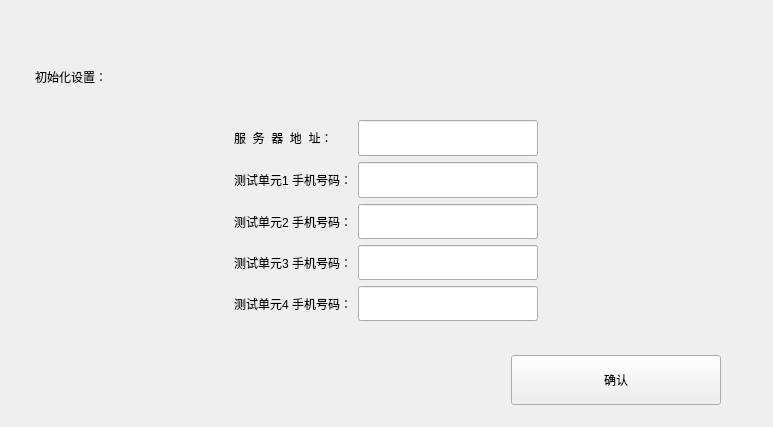
<?xml version="1.0" encoding="UTF-8"?>
<ui version="4.0">
 <class>Init_Dialog</class>
 <widget class="QWidget" name="Init_Dialog">
  <property name="geometry">
   <rect>
    <x>0</x>
    <y>0</y>
    <width>773</width>
    <height>427</height>
   </rect>
  </property>
  <property name="windowTitle">
   <string>中国移动PING测初始化平台</string>
  </property>
  <property name="windowIcon">
   <iconset resource="src.qrc">
    <normaloff>:/images/logo.ico</normaloff>:/images/logo.ico</iconset>
  </property>
  <widget class="QWidget" name="layoutWidget">
   <property name="geometry">
    <rect>
     <x>0</x>
     <y>0</y>
     <width>771</width>
     <height>425</height>
    </rect>
   </property>
   <layout class="QVBoxLayout" name="mainvLayout">
    <property name="spacing">
     <number>6</number>
    </property>
    <item>
     <layout class="QHBoxLayout" name="horizontalLayout_3">
      <property name="leftMargin">
       <number>15</number>
      </property>
      <property name="topMargin">
       <number>10</number>
      </property>
      <item>
       <widget class="QLabel" name="label_9">
        <property name="minimumSize">
         <size>
          <width>121</width>
          <height>41</height>
         </size>
        </property>
        <property name="maximumSize">
         <size>
          <width>16777215</width>
          <height>43</height>
         </size>
        </property>
        <property name="styleSheet">
         <string notr="true">background-image: url(:/images/logo.png);</string>
        </property>
        <property name="text">
         <string/>
        </property>
       </widget>
      </item>
      <item>
       <spacer name="horizontalSpacer_4">
        <property name="orientation">
         <enum>Qt::Horizontal</enum>
        </property>
        <property name="sizeHint" stdset="0">
         <size>
          <width>40</width>
          <height>20</height>
         </size>
        </property>
       </spacer>
      </item>
     </layout>
    </item>
    <item>
     <layout class="QHBoxLayout" name="horizontalLayout_4">
      <property name="leftMargin">
       <number>35</number>
      </property>
      <property name="topMargin">
       <number>10</number>
      </property>
      <item>
       <widget class="QLabel" name="label_8">
        <property name="styleSheet">
         <string notr="true">font: 75 12pt &quot;微软雅黑&quot;;</string>
        </property>
        <property name="text">
         <string>初始化设置：</string>
        </property>
       </widget>
      </item>
      <item>
       <spacer name="horizontalSpacer_5">
        <property name="orientation">
         <enum>Qt::Horizontal</enum>
        </property>
        <property name="sizeHint" stdset="0">
         <size>
          <width>40</width>
          <height>20</height>
         </size>
        </property>
       </spacer>
      </item>
     </layout>
    </item>
    <item>
     <layout class="QVBoxLayout" name="verticalLayout">
      <item>
       <layout class="QHBoxLayout" name="horizontalLayout_2">
        <item>
         <spacer name="horizontalSpacer_2">
          <property name="orientation">
           <enum>Qt::Horizontal</enum>
          </property>
          <property name="sizeHint" stdset="0">
           <size>
            <width>40</width>
            <height>20</height>
           </size>
          </property>
         </spacer>
        </item>
        <item>
         <layout class="QFormLayout" name="formLayout">
          <property name="fieldGrowthPolicy">
           <enum>QFormLayout::AllNonFixedFieldsGrow</enum>
          </property>
          <item row="1" column="0" colspan="2">
           <spacer name="verticalSpacer_2">
            <property name="orientation">
             <enum>Qt::Vertical</enum>
            </property>
            <property name="sizeHint" stdset="0">
             <size>
              <width>20</width>
              <height>40</height>
             </size>
            </property>
           </spacer>
          </item>
          <item row="2" column="0">
           <widget class="QLabel" name="label_6">
            <property name="minimumSize">
             <size>
              <width>0</width>
              <height>35</height>
             </size>
            </property>
            <property name="styleSheet">
             <string notr="true">font: 75 10pt &quot;微软雅黑&quot;;</string>
            </property>
            <property name="text">
             <string>服  务  器  地  址：</string>
            </property>
           </widget>
          </item>
          <item row="2" column="1">
           <widget class="QLineEdit" name="lineEdit_6">
            <property name="sizePolicy">
             <sizepolicy hsizetype="Expanding" vsizetype="Fixed">
              <horstretch>0</horstretch>
              <verstretch>0</verstretch>
             </sizepolicy>
            </property>
            <property name="minimumSize">
             <size>
              <width>180</width>
              <height>36</height>
             </size>
            </property>
            <property name="styleSheet">
             <string notr="true">font: 15pt &quot;微软雅黑&quot;;</string>
            </property>
           </widget>
          </item>
          <item row="3" column="0">
           <widget class="QLabel" name="label">
            <property name="minimumSize">
             <size>
              <width>0</width>
              <height>35</height>
             </size>
            </property>
            <property name="styleSheet">
             <string notr="true">font: 75 10pt &quot;微软雅黑&quot;;</string>
            </property>
            <property name="text">
             <string>测试单元1 手机号码：</string>
            </property>
           </widget>
          </item>
          <item row="3" column="1">
           <widget class="QLineEdit" name="lineEdit">
            <property name="sizePolicy">
             <sizepolicy hsizetype="Expanding" vsizetype="Fixed">
              <horstretch>0</horstretch>
              <verstretch>0</verstretch>
             </sizepolicy>
            </property>
            <property name="minimumSize">
             <size>
              <width>180</width>
              <height>36</height>
             </size>
            </property>
            <property name="styleSheet">
             <string notr="true">font: 15pt &quot;微软雅黑&quot;;</string>
            </property>
           </widget>
          </item>
          <item row="4" column="0">
           <widget class="QLabel" name="label_2">
            <property name="minimumSize">
             <size>
              <width>0</width>
              <height>35</height>
             </size>
            </property>
            <property name="styleSheet">
             <string notr="true">font: 75 10pt &quot;微软雅黑&quot;;</string>
            </property>
            <property name="text">
             <string>测试单元2 手机号码：</string>
            </property>
           </widget>
          </item>
          <item row="4" column="1">
           <widget class="QLineEdit" name="lineEdit_2">
            <property name="minimumSize">
             <size>
              <width>156</width>
              <height>35</height>
             </size>
            </property>
            <property name="styleSheet">
             <string notr="true">font: 15pt &quot;微软雅黑&quot;;</string>
            </property>
           </widget>
          </item>
          <item row="5" column="0">
           <widget class="QLabel" name="label_3">
            <property name="minimumSize">
             <size>
              <width>0</width>
              <height>35</height>
             </size>
            </property>
            <property name="styleSheet">
             <string notr="true">font: 75 10pt &quot;微软雅黑&quot;;</string>
            </property>
            <property name="text">
             <string>测试单元3 手机号码：</string>
            </property>
           </widget>
          </item>
          <item row="5" column="1">
           <widget class="QLineEdit" name="lineEdit_3">
            <property name="minimumSize">
             <size>
              <width>156</width>
              <height>35</height>
             </size>
            </property>
            <property name="styleSheet">
             <string notr="true">font: 15pt &quot;微软雅黑&quot;;</string>
            </property>
           </widget>
          </item>
          <item row="6" column="0">
           <widget class="QLabel" name="label_4">
            <property name="minimumSize">
             <size>
              <width>0</width>
              <height>35</height>
             </size>
            </property>
            <property name="styleSheet">
             <string notr="true">font: 75 10pt &quot;微软雅黑&quot;;</string>
            </property>
            <property name="text">
             <string>测试单元4 手机号码：</string>
            </property>
           </widget>
          </item>
          <item row="6" column="1">
           <widget class="QLineEdit" name="lineEdit_4">
            <property name="minimumSize">
             <size>
              <width>0</width>
              <height>35</height>
             </size>
            </property>
            <property name="styleSheet">
             <string notr="true">font: 15pt &quot;微软雅黑&quot;;</string>
            </property>
           </widget>
          </item>
          <item row="7" column="1">
           <spacer name="verticalSpacer">
            <property name="orientation">
             <enum>Qt::Vertical</enum>
            </property>
            <property name="sizeHint" stdset="0">
             <size>
              <width>20</width>
              <height>40</height>
             </size>
            </property>
           </spacer>
          </item>
         </layout>
        </item>
        <item>
         <spacer name="horizontalSpacer_3">
          <property name="orientation">
           <enum>Qt::Horizontal</enum>
          </property>
          <property name="sizeHint" stdset="0">
           <size>
            <width>40</width>
            <height>20</height>
           </size>
          </property>
         </spacer>
        </item>
       </layout>
      </item>
      <item>
       <layout class="QHBoxLayout" name="horizontalLayout">
        <property name="rightMargin">
         <number>50</number>
        </property>
        <property name="bottomMargin">
         <number>20</number>
        </property>
        <item>
         <spacer name="horizontalSpacer">
          <property name="orientation">
           <enum>Qt::Horizontal</enum>
          </property>
          <property name="sizeHint" stdset="0">
           <size>
            <width>40</width>
            <height>20</height>
           </size>
          </property>
         </spacer>
        </item>
        <item>
         <widget class="QPushButton" name="pushButton">
          <property name="minimumSize">
           <size>
            <width>210</width>
            <height>50</height>
           </size>
          </property>
          <property name="text">
           <string>确认</string>
          </property>
         </widget>
        </item>
       </layout>
      </item>
     </layout>
    </item>
   </layout>
  </widget>
 </widget>
 <resources>
  <include location="src.qrc"/>
 </resources>
 <connections/>
</ui>
